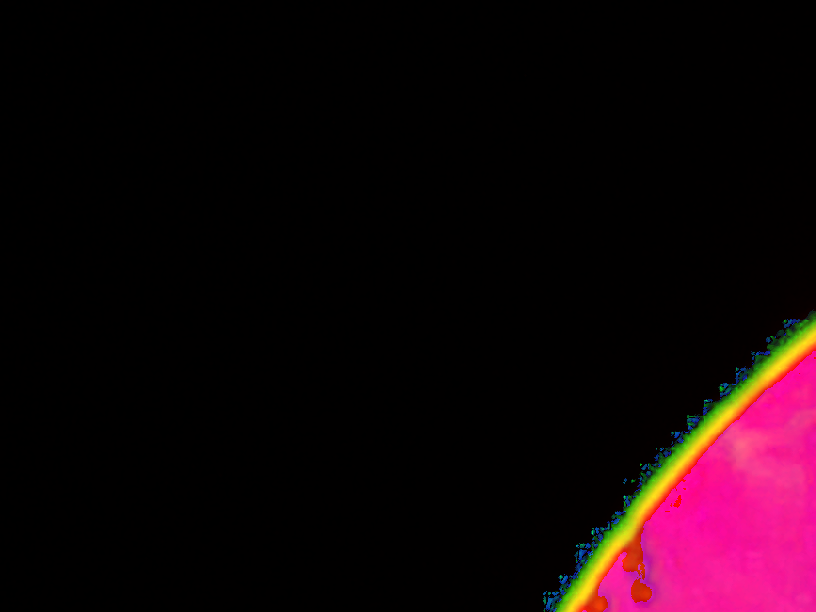
#> input picture CS1_0_converted image.png, 816 x 612 px
$ python -i imh.py   (imports and definitions only)   (Python 2 division)   (older library calls are emulated)
#> lines starting #> are read from the running program, lines starting #| are printed output that depends on the picture; after the words box and inside, x2 and y2 are one past the last pixel; in counts of white or black regions, pixels touching at a corner belong together
#> further down, picture is the input picture: shape (612, 816, 3); mean B, G, R 10.6, 5.3, 21
#!/usr/bin/python
import cv2
import numpy as np
import time
import math
from collections import Counter

DEBUG = False
PREFIXES = ["CellBoundImages/", "WrightStainImages/", "CellScope/" ]
SUFFIXES = [".jpg", ".png", ".jpeg", ".tif"]

#=================== IMAGE DATA FUNCTIONS ==========================#
"""
functions that pull data from an image without changing the image itself
"""

def resizeImg(img, scale_factor):
    return cv2.resize(img, (int(img.shape[1]*scale_factor),int(img.shape[0]*scale_factor)))

def getROI(image, x1, x2, y1, y2):
    return image[x1:x2, y1:y2]

# [31 lines left out: functions subDivideImage, segmentCellsGray, not called in this run]

def segmentCellsCanny(image, mincellsize=10, lower=130, upper=255):

#> called with mincellsize = 10, lower = 130, upper = 255
    boundingBoxes = []
    gray = cv2.cvtColor(image.copy(), cv2.COLOR_BGR2GRAY)
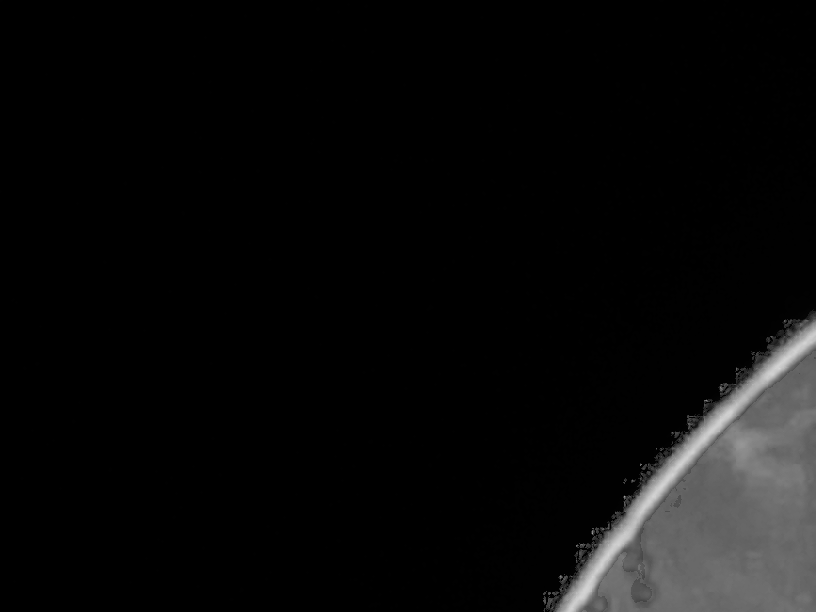
#> gray: shape (612, 816); min 0, max 214, mean 10.4
    gray = blur(gray, 7)
    gray = erodeAndDilate(gray, 15, 3)
    cv2.imshow("gray", gray)

    canny = cv2.Canny(gray, 5, 50)  # PLAY AROUND WITH THESE VALUES
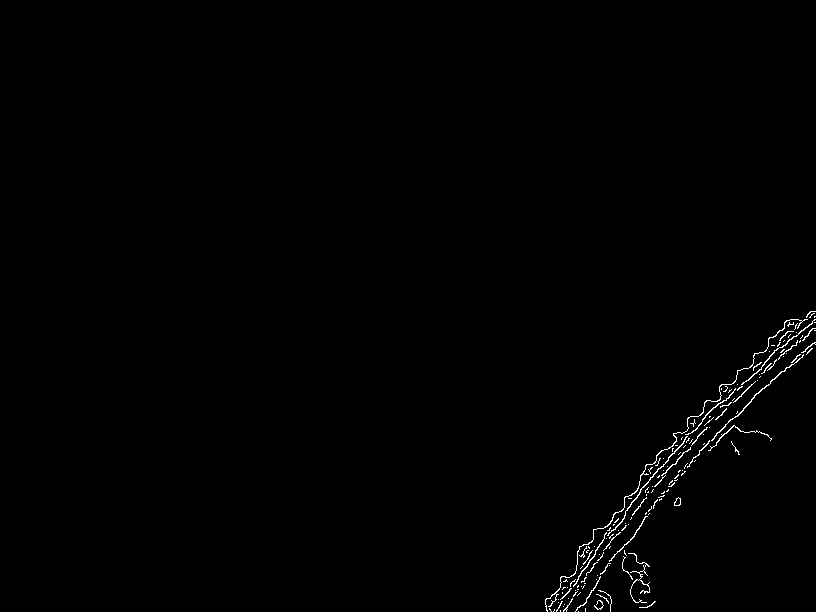
#> canny: shape (612, 816); 0.59% white in thin lines or dots, all inside (x1, y1, x2, y2) = (545, 311, 816, 612)


    # PLAY AROUND WITH THIS STUFF ==================================
    element = cv2.getStructuringElement(cv2.MORPH_ELLIPSE,(4,4))
    canny = cv2.dilate(canny, element)
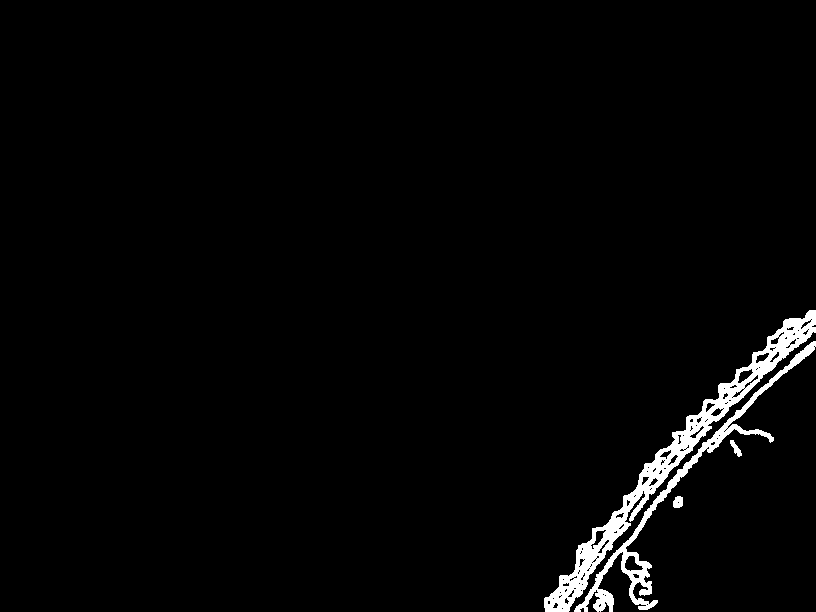
#> canny: shape (612, 816); 2.2% white; 4 white regions, box (x1, y1, x2, y2) and area: (544, 310, 816, 612) 7381, (574, 341, 816, 612) 3652, (673, 496, 683, 508) 101, (730, 440, 742, 457) 90
    element1 = cv2.getStructuringElement(cv2.MORPH_ELLIPSE,(2,2))
    canny = cv2.erode(canny, element1)
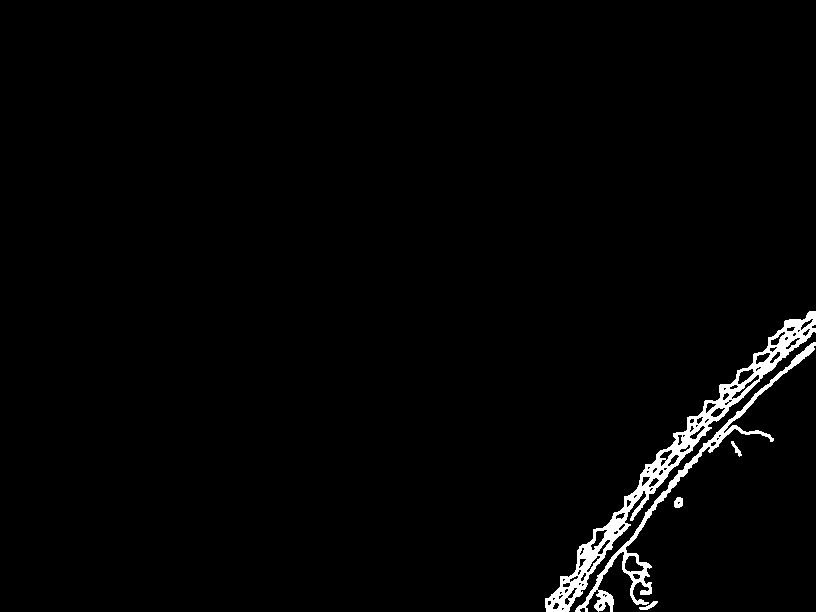
#> canny: shape (612, 816); 1.9% white; 5 white regions
    # [6 lines of commented-out code are left out]

    cv2.imshow("canny", canny)

    contours, hierarchy = cv2.findContours(canny,cv2.RETR_TREE,cv2.CHAIN_APPROX_SIMPLE)
#> contours = 81 contours, 36 with area under 20; largest, box (x1, y1, x2, y2) and area: (545, 311, 816, 612) 7536, (575, 342, 816, 612) 2620, (624, 555, 645, 573) 215, (590, 529, 608, 551) 146, (737, 368, 755, 385) 143
    #print type(contours)
    for contour in contours:
        contour_area = cv2.contourArea(contour)
        if contour_area > mincellsize:
            boundingBoxes.append(cv2.boundingRect(contour))
#> this loop made 81 passes
#> contour_area on passes 1, 2, 4, 5, 9, 10, 11, 14, 16, 18, 23, 26: 50, 68.5, 42.5, 2620.5, 37, 215, 21.5, 7535.5, 33.5, 31, 44.5, 33
#> after the loop, boundingBoxes = 60 items, first 6: (639, 601, 19, 9), (674, 497, 9, 11), (731, 441, 11, 16), (575, 342, 241, 270), (598, 603, 5, 6), (632, 573, 9, 7)
    boxImg = drawBoundingBoxes(image, boundingBoxes)
    return boundingBoxes, boxImg, canny


# [105 lines left out: functions segmentBeadsCanny, getHSVValues, calculateHSVBoundsAverage, calculateHSVBoundsMode, not called in this run]

def getContours(img, mode=cv2.RETR_CCOMP, method=cv2.CHAIN_APPROX_SIMPLE):
    contours, hierarchy = cv2.findContours(img, mode, method)
    return contours, len(contours), hierarchy

# [21 lines left out: function filterBeads, not called in this run]

def distance(coord1, coord2):
    return math.sqrt((coord1[0]-coord2[0])**2 + (coord1[1]-coord2[1])**2)

# [17 lines left out: function filterContoursByArea, not called in this run]

def drawBoundingBoxes(img, boxes):
    for box in boxes:
        x, y, w, h = box
        cv2.rectangle(img,(x,y),(x+w,y+h),(0,255,0),2)
#> this loop made 60 passes
#> (x, y, w, h) on passes 1 to 12: (639, 601, 19, 9), (674, 497, 9, 11), (731, 441, 11, 16), (575, 342, 241, 270), (598, 603, 5, 6), (632, 573, 9, 7), (624, 555, 21, 18), (710, 441, 7, 6), (545, 311, 271, 301), (552, 602, 8, 8), (547, 600, 5, 6), (564, 597, 7, 9)
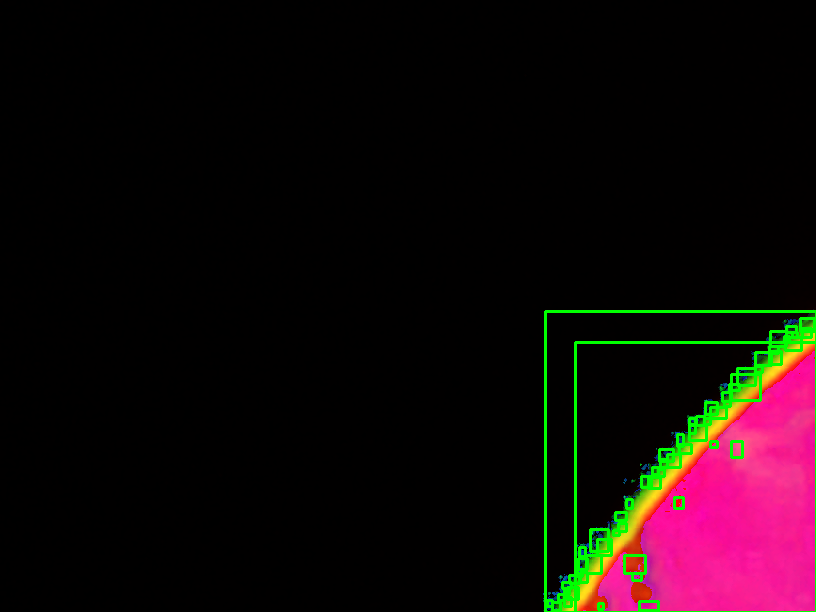
#> img: shape (612, 816, 3); mean B, G, R 9.9, 8.7, 19.5
    return img

# [88 lines left out: functions drawBoundingBox, getCircles, drawCircles, generalProcess, not called in this run]


"""
functions that actually act on the image and change its state
"""
# [7 lines left out: function thresholdHSV, not called in this run]

def blur(img, ksize=15):
    img = cv2.medianBlur(img,ksize)
    return img

def erodeAndDilate(img, iterations=5, ksize=4):
    element = cv2.getStructuringElement(cv2.MORPH_ELLIPSE,(ksize,ksize))
    for i in xrange(iterations):
        img = cv2.erode(img, element)
        img = cv2.dilate(img, element)
    return img

#==================  DIRECTORY HELPER FUNCTIONS   ====================#

"""
functions that act on files and load images, etc
"""

# [15 lines left out: function loadImage, not called in this run]


def showImage(image, windowName="img", key=1):
    while cv2.waitKey(key):
    	cv2.imshow(windowName, image)

>>> import cv2
>>> picture = cv2.imread('CS1_0_converted image.png')
>>> result = segmentCellsCanny(picture)

$ run again, on CS1_10_converted image.png
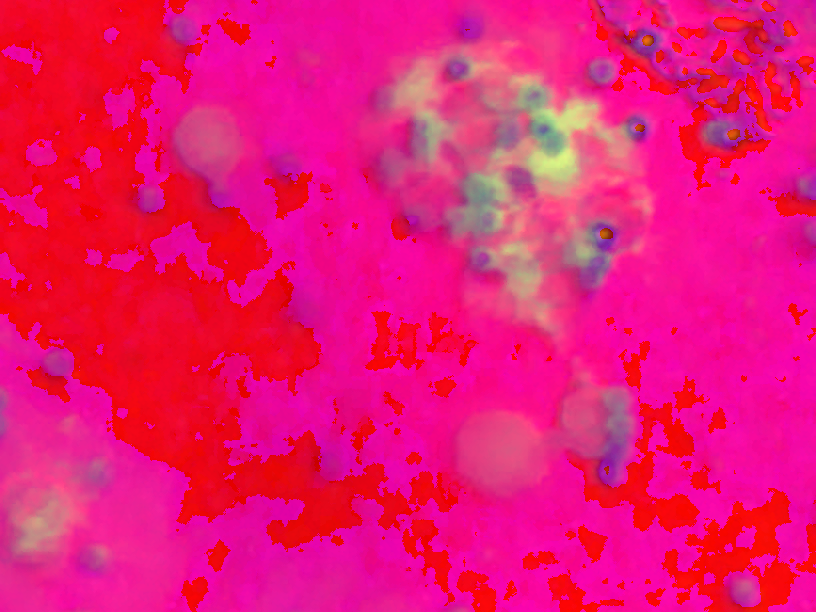
#> input picture CS1_10_converted image.png, 816 x 612 px
#> picture is the input picture: shape (612, 816, 3); mean B, G, R 114.6, 22.7, 233.8
#> in segmentCellsCanny, `canny = cv2.erode(canny, element1)`:
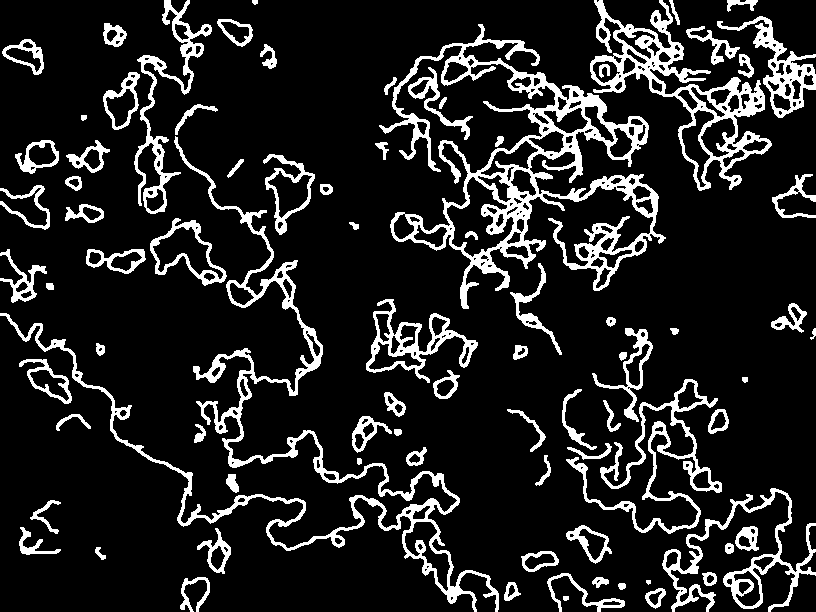
#> canny: shape (612, 816); 13.5% white; 84 white regions
#> contours = 350 contours, 94 with area under 20; largest, box (x1, y1, x2, y2) and area: (379, 24, 666, 309) 22310, (0, 136, 499, 612) 11134, (590, 0, 772, 191) 10399, (662, 488, 816, 612) 3545, (566, 379, 722, 534) 3418
#> the loop in segmentCellsCanny, `for contour in contours:` made 350 passes
#> contour_area on passes 2 to 4: 252, 110, 35
#> after the loop in segmentCellsCanny, `for contour in contours:`: boundingBoxes = 291 items, first 6: (563, 596, 6, 5), (645, 588, 21, 21), (648, 590, 15, 16), (618, 583, 8, 7), (504, 582, 17, 19), (507, 584, 9, 14)
#> the loop in drawBoundingBoxes, `for box in boxes:` made 291 passes
#> after the loop in drawBoundingBoxes, `for box in boxes:`:
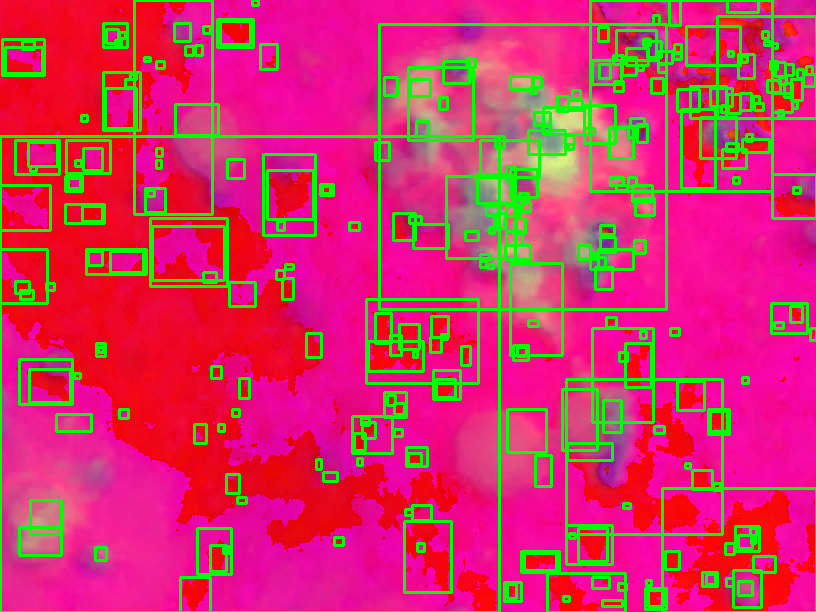
#> img: shape (612, 816, 3); mean B, G, R 99, 54.1, 201.9

$ run again, on CS1_11_converted image.png
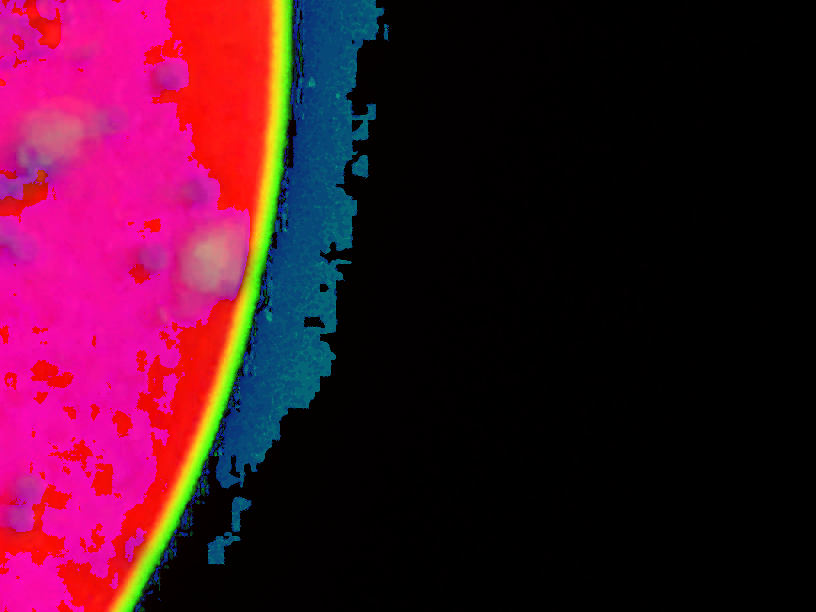
#> input picture CS1_11_converted image.png, 816 x 612 px
#> picture is the input picture: shape (612, 816, 3); mean B, G, R 40.2, 15.7, 70
#> in segmentCellsCanny, `canny = cv2.erode(canny, element1)`:
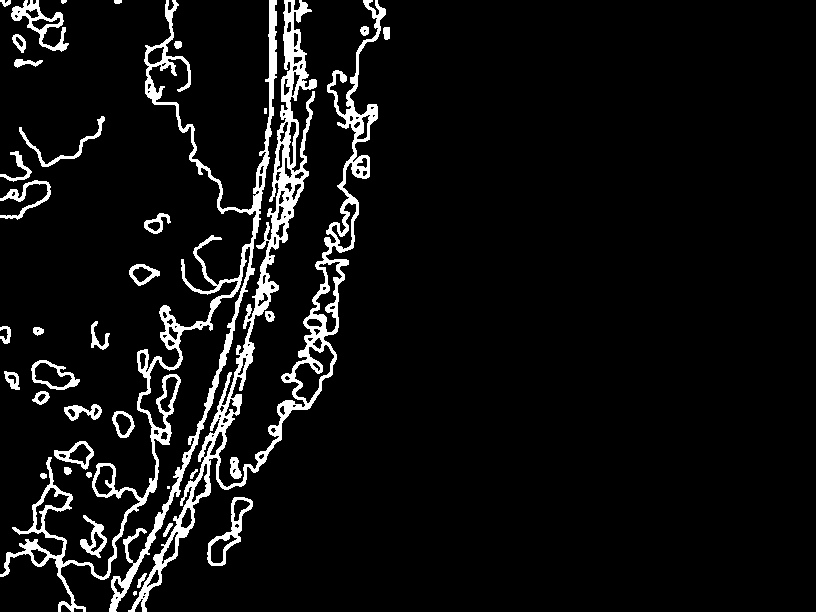
#> canny: shape (612, 816); 6.6% white; 38 white regions (4 under 20 px)
#> contours = 157 contours, 47 with area under 20; largest, box (x1, y1, x2, y2) and area: (128, 0, 386, 612) 16976, (0, 0, 277, 612) 11240, (207, 497, 253, 566) 1120, (294, 344, 335, 404) 1094, (11, 0, 69, 52) 980
#> the loop in segmentCellsCanny, `for contour in contours:` made 157 passes
#> contour_area on passes 2 to 4: 43, 42.5, 458.5
#> after the loop in segmentCellsCanny, `for contour in contours:`: boundingBoxes = 130 items, first 6: (137, 573, 10, 15), (163, 523, 10, 14), (80, 515, 27, 43), (90, 531, 15, 22), (207, 497, 46, 69), (210, 534, 28, 30)
#> the loop in drawBoundingBoxes, `for box in boxes:` made 130 passes
#> after the loop in drawBoundingBoxes, `for box in boxes:`:
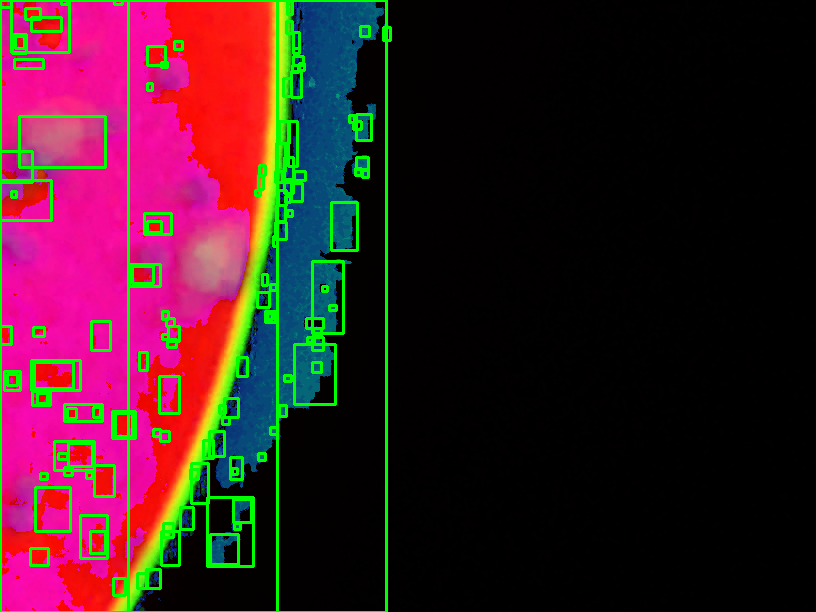
#> img: shape (612, 816, 3); mean B, G, R 35.2, 28, 62.5

$ run again, on CS1_12_converted image.png
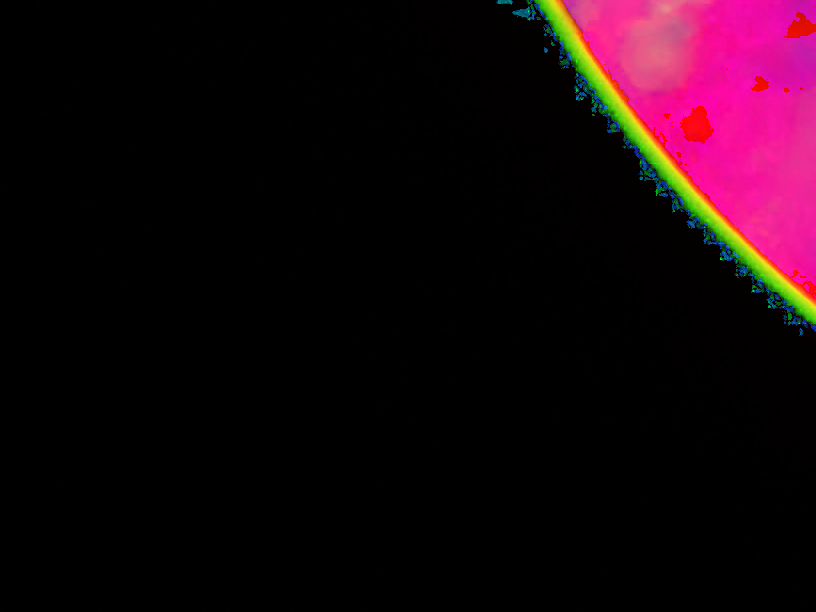
#> input picture CS1_12_converted image.png, 816 x 612 px
#> picture is the input picture: shape (612, 816, 3); mean B, G, R 13.5, 6.2, 24.2
#> in segmentCellsCanny, `canny = cv2.erode(canny, element1)`:
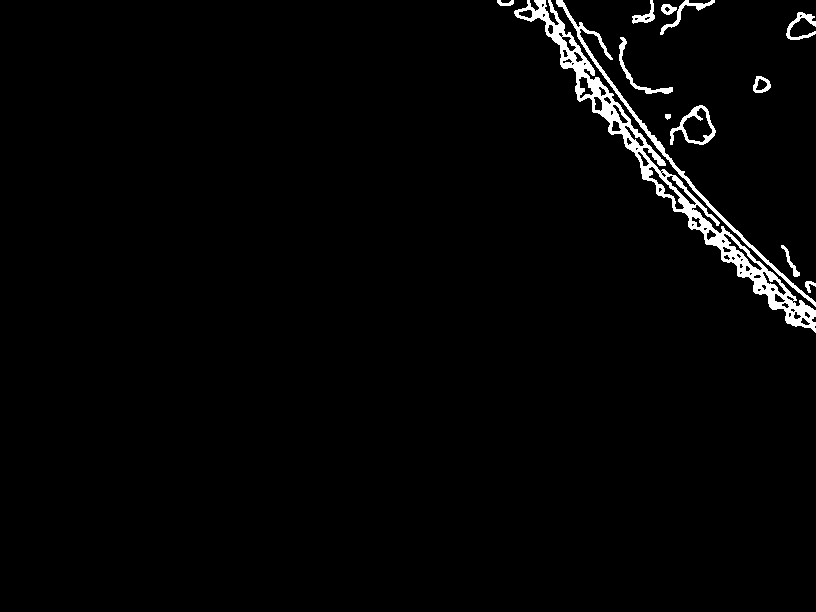
#> canny: shape (612, 816); 2.2% white; 13 white regions
#> contours = 74 contours, 27 with area under 20; largest, box (x1, y1, x2, y2) and area: (514, 0, 816, 333) 8253, (556, 0, 816, 307) 1328, (670, 105, 716, 145) 1001, (682, 107, 713, 143) 625, (648, 166, 685, 210) 318
#> the loop in segmentCellsCanny, `for contour in contours:` made 74 passes
#> contour_area on passes 1 to 8: 47, 98, 20, 1001, 625, 209, 94.5, 288
#> after the loop in segmentCellsCanny, `for contour in contours:`: boundingBoxes = 58 items, first 6: (805, 281, 11, 12), (781, 245, 19, 32), (665, 114, 6, 6), (670, 105, 46, 40), (682, 107, 31, 36), (753, 76, 18, 17)
#> the loop in drawBoundingBoxes, `for box in boxes:` made 58 passes
#> after the loop in drawBoundingBoxes, `for box in boxes:`:
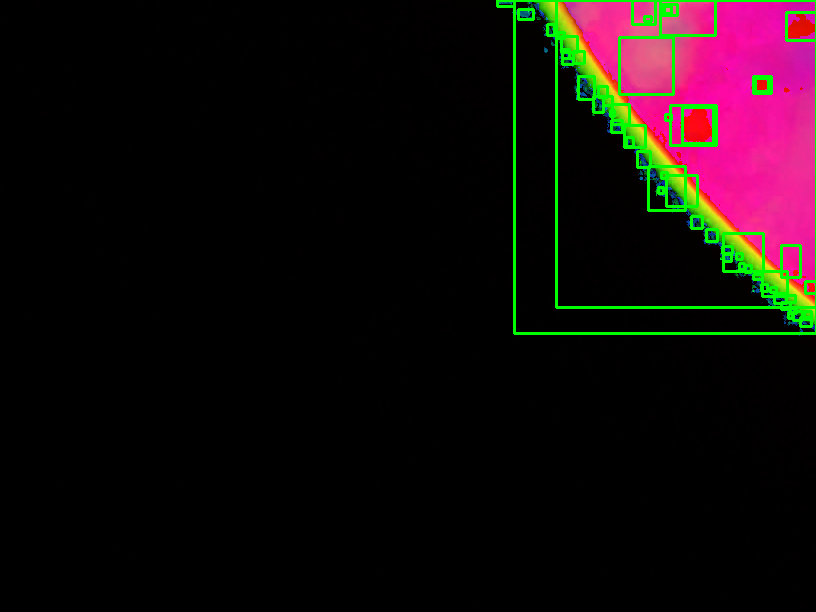
#> img: shape (612, 816, 3); mean B, G, R 11.9, 11.3, 21.5
